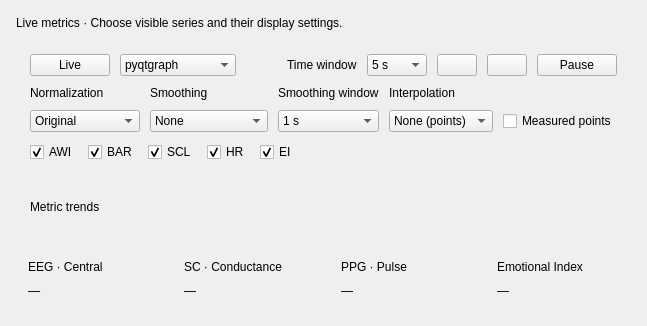
      <widget class="QWidget" name="metricsTab">
       <attribute name="title">
        <string>Metrics</string>
       </attribute>
       <layout class="QVBoxLayout" name="metricsLayout" stretch="0,0,1,0">
        <property name="bottomMargin">
         <number>16</number>
        </property>
        <property name="rightMargin">
         <number>16</number>
        </property>
        <property name="topMargin">
         <number>16</number>
        </property>
        <property name="leftMargin">
         <number>16</number>
        </property>
        <property name="spacing">
         <number>10</number>
        </property>
        <item>
         <widget class="QLabel" name="metricsIntro">
          <property name="wordWrap">
           <bool>true</bool>
          </property>
          <property name="text">
           <string>Live metrics · Choose visible series and their display settings.</string>
          </property>
         </widget>
        </item>
        <item>
         <widget class="QFrame" name="metricsControlsCard">
          <layout class="QVBoxLayout" name="metricsControlsLayout">
           <property name="leftMargin">
            <number>14</number>
           </property>
           <property name="topMargin">
            <number>14</number>
           </property>
           <property name="rightMargin">
            <number>14</number>
           </property>
           <property name="bottomMargin">
            <number>14</number>
           </property>
           <property name="spacing">
            <number>10</number>
           </property>
           <item>
            <layout class="QHBoxLayout" name="metricsToolbar" stretch="0,0,1,0,0,0,0,0">
             <property name="spacing">
              <number>10</number>
             </property>
             <item>
              <widget class="QPushButton" name="metricsFollowLive">
               <property name="toolTip">
                <string>Return to the newest incoming samples</string>
               </property>
               <property name="icon">
                <iconset>
                 <normaloff>../assets/icons/live.svg</normaloff>
                </iconset>
               </property>
               <property name="iconSize">
                <size>
                 <width>16</width>
                 <height>16</height>
                </size>
               </property>
               <property name="text">
                <string>Live</string>
               </property>
              </widget>
             </item>
             <item>
              <widget class="QComboBox" name="metricsRendererChoice">
               <property name="maximumWidth">
                <number>170</number>
               </property>
               <item>
                <property name="text">
                 <string>pyqtgraph</string>
                </property>
               </item>
               <item>
                <property name="text">
                 <string>VisPy / OpenGL</string>
                </property>
               </item>
              </widget>
             </item>
             <item>
              <spacer name="metricsToolbarSpacer">
               <property name="orientation">
                <enum>Qt::Horizontal</enum>
               </property>
              </spacer>
             </item>
             <item>
              <widget class="QLabel" name="metricsSweepLabel">
               <property name="text">
                <string>Time window</string>
               </property>
              </widget>
             </item>
             <item>
              <widget class="QComboBox" name="metricsSweepDuration">
               <item>
                <property name="text">
                 <string>5 s</string>
                </property>
               </item>
               <item>
                <property name="text">
                 <string>8 s</string>
                </property>
               </item>
               <item>
                <property name="text">
                 <string>10 s</string>
                </property>
               </item>
               <item>
                <property name="text">
                 <string>15 s</string>
                </property>
               </item>
               <item>
                <property name="text">
                 <string>30 s</string>
                </property>
               </item>
               <item>
                <property name="text">
                 <string>60 s</string>
                </property>
               </item>
               <item>
                <property name="text">
                 <string>300 s</string>
                </property>
               </item>
               <property name="maximumWidth">
                <number>96</number>
               </property>
              </widget>
             </item>
             <item>
              <widget class="QPushButton" name="metricsZoomMinus">
               <property name="toolTip">
                <string>Show a longer time window</string>
               </property>
               <property name="icon">
                <iconset>
                 <normaloff>../assets/icons/minus.svg</normaloff>
                </iconset>
               </property>
               <property name="iconSize">
                <size>
                 <width>16</width>
                 <height>16</height>
                </size>
               </property>
               <property name="text">
                <string />
               </property>
               <property name="minimumWidth">
                <number>32</number>
               </property>
               <property name="maximumWidth">
                <number>32</number>
               </property>
              </widget>
             </item>
             <item>
              <widget class="QPushButton" name="metricsZoomPlus">
               <property name="toolTip">
                <string>Show a shorter time window</string>
               </property>
               <property name="icon">
                <iconset>
                 <normaloff>../assets/icons/plus.svg</normaloff>
                </iconset>
               </property>
               <property name="iconSize">
                <size>
                 <width>16</width>
                 <height>16</height>
                </size>
               </property>
               <property name="text">
                <string />
               </property>
               <property name="minimumWidth">
                <number>32</number>
               </property>
               <property name="maximumWidth">
                <number>32</number>
               </property>
              </widget>
             </item>
             <item>
              <widget class="QPushButton" name="metricsPlotPause">
               <property name="toolTip">
                <string>Pause display updates while acquisition continues</string>
               </property>
               <property name="icon">
                <iconset>
                 <normaloff>../assets/icons/pause.svg</normaloff>
                </iconset>
               </property>
               <property name="iconSize">
                <size>
                 <width>16</width>
                 <height>16</height>
                </size>
               </property>
               <property name="text">
                <string>Pause</string>
               </property>
              </widget>
             </item>
            </layout>
           </item>
           <item>
            <layout class="QGridLayout" name="metricsTransforms">
             <property name="spacing">
              <number>10</number>
             </property>
             <item row="0" column="0">
              <widget class="QLabel" name="metricNormalizationLabel">
               <property name="text">
                <string>Normalization</string>
               </property>
               <property name="metricHeading" stdset="0">
                <bool>true</bool>
               </property>
              </widget>
             </item>
             <item row="1" column="0">
              <widget class="QComboBox" name="metricNormalization">
               <item>
                <property name="text">
                 <string>Original</string>
                </property>
               </item>
               <item>
                <property name="text">
                 <string>z-score</string>
                </property>
               </item>
               <item>
                <property name="text">
                 <string>Robust z-MAD</string>
                </property>
               </item>
               <item>
                <property name="text">
                 <string>Robust IQR</string>
                </property>
               </item>
               <item>
                <property name="text">
                 <string>Fixed min-max</string>
                </property>
               </item>
              </widget>
             </item>
             <item row="0" column="1">
              <widget class="QLabel" name="smoothingLabel">
               <property name="text">
                <string>Smoothing</string>
               </property>
               <property name="metricHeading" stdset="0">
                <bool>true</bool>
               </property>
              </widget>
             </item>
             <item row="1" column="1">
              <widget class="QComboBox" name="metricsSmoothing">
               <item>
                <property name="text">
                 <string>None</string>
                </property>
               </item>
               <item>
                <property name="text">
                 <string>Moving average</string>
                </property>
               </item>
               <item>
                <property name="text">
                 <string>Exponential</string>
                </property>
               </item>
              </widget>
             </item>
             <item row="0" column="2">
              <widget class="QLabel" name="metricDurationLabel">
               <property name="text">
                <string>Smoothing window</string>
               </property>
               <property name="metricHeading" stdset="0">
                <bool>true</bool>
               </property>
              </widget>
             </item>
             <item row="1" column="2">
              <widget class="QComboBox" name="metricsSmoothingDuration">
               <item>
                <property name="text">
                 <string>1 s</string>
                </property>
               </item>
               <item>
                <property name="text">
                 <string>2 s</string>
                </property>
               </item>
               <item>
                <property name="text">
                 <string>3 s</string>
                </property>
               </item>
               <item>
                <property name="text">
                 <string>5 s</string>
                </property>
               </item>
               <item>
                <property name="text">
                 <string>10 s</string>
                </property>
               </item>
              </widget>
             </item>
             <item row="0" column="3">
              <widget class="QLabel" name="metricInterpolationLabel">
               <property name="text">
                <string>Interpolation</string>
               </property>
               <property name="metricHeading" stdset="0">
                <bool>true</bool>
               </property>
              </widget>
             </item>
             <item row="1" column="3">
              <widget class="QComboBox" name="metricsInterpolation">
               <item>
                <property name="text">
                 <string>None (points)</string>
                </property>
               </item>
               <item>
                <property name="text">
                 <string>Linear</string>
                </property>
               </item>
               <item>
                <property name="text">
                 <string>PCHIP</string>
                </property>
               </item>
               <item>
                <property name="text">
                 <string>Cubic spline</string>
                </property>
               </item>
              </widget>
             </item>
             <item row="1" column="4">
              <widget class="QCheckBox" name="measuredPoints">
               <property name="text">
                <string>Measured points</string>
               </property>
              </widget>
             </item>
            </layout>
           </item>
           <item>
            <layout class="QHBoxLayout" name="metricsSeriesControls">
             <property name="spacing">
              <number>10</number>
             </property>
             <item>
              <widget class="QCheckBox" name="metricToggleAWI">
               <property name="text">
                <string>AWI</string>
               </property>
               <property name="metricSelector" stdset="0">
                <bool>true</bool>
               </property>
               <property name="checked">
                <bool>true</bool>
               </property>
               <property name="icon">
                <iconset>
                 <normaloff>../assets/icons/metric-awi.svg</normaloff>
                </iconset>
               </property>
              </widget>
             </item>
             <item>
              <widget class="QCheckBox" name="metricToggleBAR">
               <property name="text">
                <string>BAR</string>
               </property>
               <property name="metricSelector" stdset="0">
                <bool>true</bool>
               </property>
               <property name="checked">
                <bool>true</bool>
               </property>
               <property name="icon">
                <iconset>
                 <normaloff>../assets/icons/metric-bar.svg</normaloff>
                </iconset>
               </property>
              </widget>
             </item>
             <item>
              <widget class="QCheckBox" name="metricToggleSCL">
               <property name="text">
                <string>SCL</string>
               </property>
               <property name="metricSelector" stdset="0">
                <bool>true</bool>
               </property>
               <property name="checked">
                <bool>true</bool>
               </property>
               <property name="icon">
                <iconset>
                 <normaloff>../assets/icons/metric-scl.svg</normaloff>
                </iconset>
               </property>
              </widget>
             </item>
             <item>
              <widget class="QCheckBox" name="metricToggleHR">
               <property name="text">
                <string>HR</string>
               </property>
               <property name="metricSelector" stdset="0">
                <bool>true</bool>
               </property>
               <property name="checked">
                <bool>true</bool>
               </property>
               <property name="icon">
                <iconset>
                 <normaloff>../assets/icons/metric-hr.svg</normaloff>
                </iconset>
               </property>
              </widget>
             </item>
             <item>
              <widget class="QCheckBox" name="metricToggleEI">
               <property name="text">
                <string>EI</string>
               </property>
               <property name="metricSelector" stdset="0">
                <bool>true</bool>
               </property>
               <property name="checked">
                <bool>true</bool>
               </property>
               <property name="icon">
                <iconset>
                 <normaloff>../assets/icons/metric-ei.svg</normaloff>
                </iconset>
               </property>
              </widget>
             </item>
             <item>
              <spacer name="metricsSeriesSpacer">
               <property name="orientation">
                <enum>Qt::Horizontal</enum>
               </property>
               <property name="sizeHint" stdset="0">
                <size>
                 <width>24</width>
                 <height>0</height>
                </size>
               </property>
              </spacer>
             </item>
            </layout>
           </item>
          </layout>
         </widget>
        </item>
        <item>
         <widget class="QFrame" name="metricsTrendCard">
          <layout class="QVBoxLayout" name="metricsTrendLayout" stretch="0,1">
           <property name="leftMargin">
            <number>14</number>
           </property>
           <property name="topMargin">
            <number>14</number>
           </property>
           <property name="rightMargin">
            <number>14</number>
           </property>
           <property name="bottomMargin">
            <number>14</number>
           </property>
           <property name="spacing">
            <number>10</number>
           </property>
           <item>
            <widget class="QLabel" name="metricsTrendTitle">
             <property name="text">
              <string>Metric trends</string>
             </property>
            </widget>
           </item>
           <item>
            <widget class="QFrame" name="metricsPlotHost">
             <property name="toolTip">
              <string>VisPy incremental metrics canvas inserted by the application</string>
             </property>
            </widget>
           </item>
          </layout>
         </widget>
        </item>
        <item>
         <widget class="QFrame" name="metricsReadoutHost">
          <layout class="QGridLayout" name="metricsReadoutLayout">
           <property name="leftMargin">
            <number>0</number>
           </property>
           <property name="topMargin">
            <number>0</number>
           </property>
           <property name="rightMargin">
            <number>0</number>
           </property>
           <property name="bottomMargin">
            <number>0</number>
           </property>
           <property name="spacing">
            <number>10</number>
           </property>
           <item row="0" column="0">
            <widget class="QFrame" name="EEGMetricCard">
             <property name="metricCard" stdset="0">
              <bool>true</bool>
             </property>
             <layout class="QVBoxLayout" name="EEGMetricCardLayout">
              <property name="leftMargin">
               <number>12</number>
              </property>
              <property name="topMargin">
               <number>12</number>
              </property>
              <property name="rightMargin">
               <number>12</number>
              </property>
              <property name="bottomMargin">
               <number>12</number>
              </property>
              <property name="spacing">
               <number>10</number>
              </property>
              <item>
               <widget class="QLabel" name="EEGMetricCardTitle">
                <property name="text">
                 <string>EEG · Central</string>
                </property>
                <property name="metricHeading" stdset="0">
                 <bool>true</bool>
                </property>
               </widget>
              </item>
              <item>
               <widget class="QLabel" name="EEGMetricPlaceholder">
                <property name="text">
                 <string>—</string>
                </property>
               </widget>
              </item>
             </layout>
            </widget>
           </item>
           <item row="0" column="1">
            <widget class="QFrame" name="EDAMetricCard">
             <property name="metricCard" stdset="0">
              <bool>true</bool>
             </property>
             <layout class="QVBoxLayout" name="EDAMetricCardLayout">
              <property name="leftMargin">
               <number>12</number>
              </property>
              <property name="topMargin">
               <number>12</number>
              </property>
              <property name="rightMargin">
               <number>12</number>
              </property>
              <property name="bottomMargin">
               <number>12</number>
              </property>
              <property name="spacing">
               <number>10</number>
              </property>
              <item>
               <widget class="QLabel" name="EDAMetricCardTitle">
                <property name="text">
                 <string>SC · Conductance</string>
                </property>
                <property name="metricHeading" stdset="0">
                 <bool>true</bool>
                </property>
               </widget>
              </item>
              <item>
               <widget class="QLabel" name="EDAMetricPlaceholder">
                <property name="text">
                 <string>—</string>
                </property>
               </widget>
              </item>
             </layout>
            </widget>
           </item>
           <item row="0" column="2">
            <widget class="QFrame" name="PPGMetricCard">
             <property name="metricCard" stdset="0">
              <bool>true</bool>
             </property>
             <layout class="QVBoxLayout" name="PPGMetricCardLayout">
              <property name="leftMargin">
               <number>12</number>
              </property>
              <property name="topMargin">
               <number>12</number>
              </property>
              <property name="rightMargin">
               <number>12</number>
              </property>
              <property name="bottomMargin">
               <number>12</number>
              </property>
              <property name="spacing">
               <number>10</number>
              </property>
              <item>
               <widget class="QLabel" name="PPGMetricCardTitle">
                <property name="text">
                 <string>PPG · Pulse</string>
                </property>
                <property name="metricHeading" stdset="0">
                 <bool>true</bool>
                </property>
               </widget>
              </item>
              <item>
               <widget class="QLabel" name="PPGMetricPlaceholder">
                <property name="text">
                 <string>—</string>
                </property>
               </widget>
              </item>
             </layout>
            </widget>
           </item>
           <item row="0" column="3">
            <widget class="QFrame" name="EIMetricCard">
             <property name="metricCard" stdset="0">
              <bool>true</bool>
             </property>
             <layout class="QVBoxLayout" name="EIMetricCardLayout">
              <property name="leftMargin">
               <number>12</number>
              </property>
              <property name="topMargin">
               <number>12</number>
              </property>
              <property name="rightMargin">
               <number>12</number>
              </property>
              <property name="bottomMargin">
               <number>12</number>
              </property>
              <property name="spacing">
               <number>10</number>
              </property>
              <item>
               <widget class="QLabel" name="EIMetricCardTitle">
                <property name="text">
                 <string>Emotional Index</string>
                </property>
                <property name="metricHeading" stdset="0">
                 <bool>true</bool>
                </property>
               </widget>
              </item>
              <item>
               <widget class="QLabel" name="EIMetricPlaceholder">
                <property name="text">
                 <string>—</string>
                </property>
               </widget>
              </item>
             </layout>
            </widget>
           </item>
          </layout>
         </widget>
        </item>
       </layout>
      </widget>
